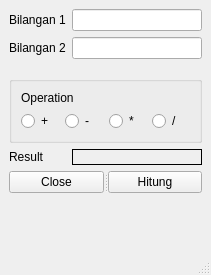
<?xml version="1.0" encoding="UTF-8"?>
<ui version="4.0">
 <class>MainWindow</class>
 <widget class="QMainWindow" name="MainWindow">
  <property name="geometry">
   <rect>
    <x>0</x>
    <y>0</y>
    <width>211</width>
    <height>275</height>
   </rect>
  </property>
  <property name="windowTitle">
   <string>MainWindow</string>
  </property>
  <widget class="QWidget" name="centralwidget">
   <layout class="QFormLayout" name="formLayout">
    <item row="0" column="0">
     <widget class="QLabel" name="label">
      <property name="text">
       <string>Bilangan 1</string>
      </property>
     </widget>
    </item>
    <item row="0" column="1">
     <widget class="QLineEdit" name="bilangan1"/>
    </item>
    <item row="1" column="0">
     <widget class="QLabel" name="label_2">
      <property name="text">
       <string>Bilangan 2</string>
      </property>
     </widget>
    </item>
    <item row="1" column="1">
     <widget class="QLineEdit" name="bilangan2"/>
    </item>
    <item row="2" column="0">
     <spacer name="verticalSpacer">
      <property name="orientation">
       <enum>Qt::Vertical</enum>
      </property>
      <property name="sizeType">
       <enum>QSizePolicy::Maximum</enum>
      </property>
      <property name="sizeHint" stdset="0">
       <size>
        <width>20</width>
        <height>5</height>
       </size>
      </property>
     </spacer>
    </item>
    <item row="3" column="0" colspan="2">
     <widget class="QGroupBox" name="groupBox">
      <layout class="QVBoxLayout" name="verticalLayout">
       <item>
        <widget class="QLabel" name="label_3">
         <property name="text">
          <string>Operation</string>
         </property>
        </widget>
       </item>
       <item>
        <layout class="QHBoxLayout" name="horizontalLayout">
         <item>
          <widget class="QRadioButton" name="radioButtonPlus">
           <property name="text">
            <string>+</string>
           </property>
          </widget>
         </item>
         <item>
          <widget class="QRadioButton" name="radioButtonMin">
           <property name="text">
            <string>-</string>
           </property>
          </widget>
         </item>
         <item>
          <widget class="QRadioButton" name="radioButtonMult">
           <property name="text">
            <string>*</string>
           </property>
          </widget>
         </item>
         <item>
          <widget class="QRadioButton" name="radioButtonDiv">
           <property name="text">
            <string>/</string>
           </property>
          </widget>
         </item>
        </layout>
       </item>
      </layout>
     </widget>
    </item>
    <item row="4" column="0">
     <widget class="QLabel" name="label_4">
      <property name="text">
       <string>Result</string>
      </property>
     </widget>
    </item>
    <item row="4" column="1">
     <widget class="QLabel" name="hasil">
      <property name="frameShape">
       <enum>QFrame::Box</enum>
      </property>
      <property name="text">
       <string/>
      </property>
     </widget>
    </item>
    <item row="5" column="0" colspan="2">
     <widget class="QSplitter" name="splitter">
      <property name="orientation">
       <enum>Qt::Horizontal</enum>
      </property>
      <widget class="QPushButton" name="close">
       <property name="text">
        <string>Close</string>
       </property>
      </widget>
      <widget class="QPushButton" name="pushButton_2">
       <property name="text">
        <string>Hitung</string>
       </property>
      </widget>
     </widget>
    </item>
   </layout>
  </widget>
  <widget class="QMenuBar" name="menubar">
   <property name="geometry">
    <rect>
     <x>0</x>
     <y>0</y>
     <width>211</width>
     <height>21</height>
    </rect>
   </property>
  </widget>
  <widget class="QStatusBar" name="statusbar"/>
 </widget>
 <resources/>
 <connections/>
</ui>
